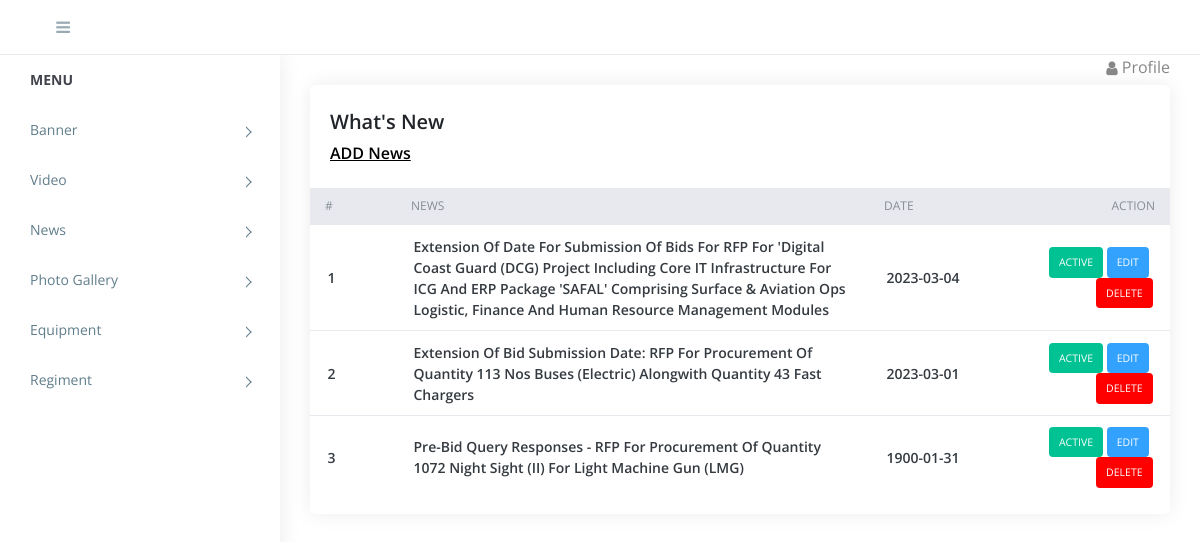
The app's page /admin/whatsnew.php (signed in) with its own data.
### tables this page shows
CREATE TABLE `news` (
  `id` int(11) NOT NULL,
  `categories` varchar(255) NOT NULL,
  `date` date NOT NULL DEFAULT current_timestamp(),
  `status` tinyint(4) NOT NULL
);

### admin/whatsnew.php (the view, shortened to what this page needs)
<?php
require('top.inc.php');
$sql="select * from news order by date desc";
$stmt = $pdo->query($sql);
?>
<div class="content pb-0">
	<div class="orders">
	   <div class="row">
		  <div class="col-xl-12">
			 <div class="card">
				<div class="card-body">
				   <h4 class="box-title">What's New </h4>
				   <h4 class="box-link"><a href="manage_whatsnew.php">ADD News</a> </h4>
				</div>
				<div class="card-body--">
				   <div class="table-stats order-table ov-h">
					  <table class="table ">
						 <thead>
							<tr>
							   <th class="serial" width="10%">#</th>
							   <th width="55%">NEWS</th>
							   <th width="15%">Date</th>
							   <th width="20%">Action</th>
							</tr>
						 </thead>
						 <tbody>
							<?php
							$i=1;
							while($row=$stmt->fetch(PDO::FETCH_ASSOC)){?>
							<tr>
							   <td class="serial"><?php echo $i?></td>
							   <td><?php echo $row['categories']?></td>
							   <td><?php echo $row['date']?></td>
							   <td>
								<?php
								if($row['status']==1){
									echo "<span class='badge badge-complete'><a href='?type=status&operation=deactive&id=".$row['id']."'>Active</a></span>&nbsp;";
								}else{
									echo "<span class='badge badge-pending'><a href='?type=status&operation=active&id=".$row['id']."'>Deactive</a></span>&nbsp;";
								}
								echo "<span class='badge badge-edit'><a href='manage_whatsnew.php?id=".$row['id']."'>Edit</a></span>&nbsp;";
								echo "<span class='badge badge-delete'><a href='?type=delete&id=".$row['id']."'>Delete</a></span>";
								?>
							   </td>
							</tr>
							<?php $i++;} ?>
						 </tbody>
					  </table>
				   </div>
				</div>
			 </div>
		  </div>
	   </div>
	</div>
</div>
<?php
require('footer.inc.php');
?>

### admin/assets/css/style.css (style rules this page uses)
body { display: table; font-family: open sans, sans-serif; font-size: 16px; width: 100% }
a, button { text-decoration: none; outline: none!important; color: #878787; -webkit-transition: all .25s ease; transition: all .25s ease }
h1, h2, h3, h4, h5, h6 { margin: 0 }
.pb-0 { padding-bottom: 0 }
.ov-h { overflow: hidden }
.order-table { position: relative }
.order-table:after, .order-table:before { content: ""; position: absolute; top: 0; height: 37px; width: 10px; background: #e8e9ef }
.order-table:after { right: -1px }
.order-table:before { left: -1px }
.order-table tr th { background: #e8e9ef }
.order-table tr td:last-child, .order-table tr th:last-child { text-align: right }
.order-table tr:last-child td { border: none }
.order-table .badge { color: #fff; padding: 10px; text-transform: uppercase; font-weight: 400 }
.order-table .badge-complete { background: #00c292 }
.order-table .badge-delete { background: #FF0000 }
.order-table .badge-edit { background: #33A2FF }
.content { float: left; padding: 1.875em; width: 100% }
.card { margin-bottom: 1.875em; border-radius: 5px; padding: 0; border: 0 solid transparent; -webkit-box-shadow: 0 0 20px rgba(0, 0, 0, .08); box-shadow: 0 0 20px rgba(0, 0, 0, .08) }
.card .box-title { font-weight: 600; font-size: 20px; padding: 5px 0 }
.card .card-body { float: left; padding: 1.25em; position: relative; width: 100% }
.card h4 { font-size: 1.1rem }
.table-stats table { font-family: open sans }
.table-stats table th, .table-stats table td { border: none; border-bottom: 1px solid #e8e9ef; color: #868e96; font-size: 12px; font-weight: 400; padding: .75em 1.25em; text-transform: uppercase }
.table-stats table td { color: #343a40; font-size: 14px; font-weight: 600; text-transform: capitalize; vertical-align: middle }
@media (max-width:1368px) { .card-body { padding: 15px } }
.card .box-link { font-weight: 600; font-size: 16px; padding: 5px 0 }
.card .box-link a { color:#000; text-decoration:underline; }
.badge a { color:#fff; }

### records on screen
news: categories "Extension Of Date For Submission Of Bids For RFP For 'Digital Coast Guard (DCG) Project Including Core IT Infrastructure For ICG And ERP Package 'SAFAL' Comprising Surface & Aviation Ops Logistic, Finance And Human Resource Management Modules", date "2023-03-04"
news: categories "Extension Of Bid Submission Date: RFP For Procurement Of Quantity 113 Nos Buses (Electric) Alongwith Quantity 43 Fast Chargers", date "2023-03-01"
news: categories "Pre-Bid Query Responses - RFP For Procurement Of Quantity 1072 Night Sight (II) For Light Machine Gun (LMG)", date "1900-01-31"
